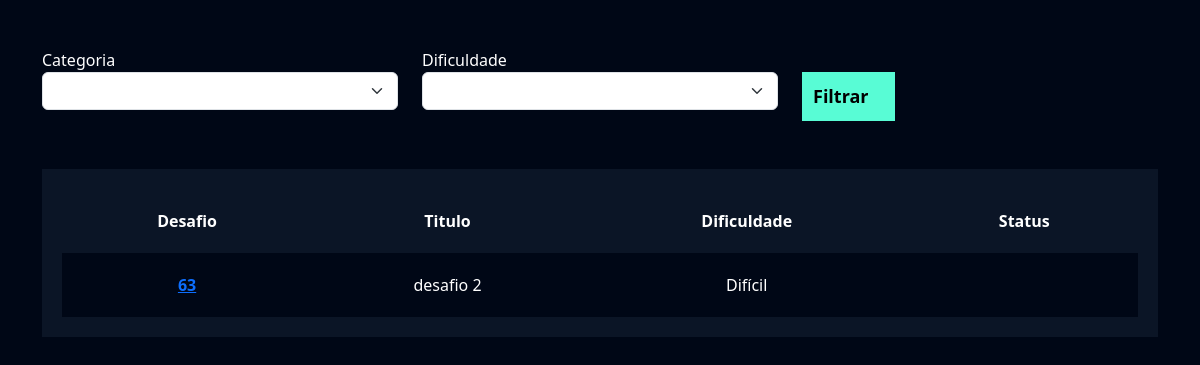
The page /flashcard/listar_desafio/ (signed in) on the database as committed earlier.
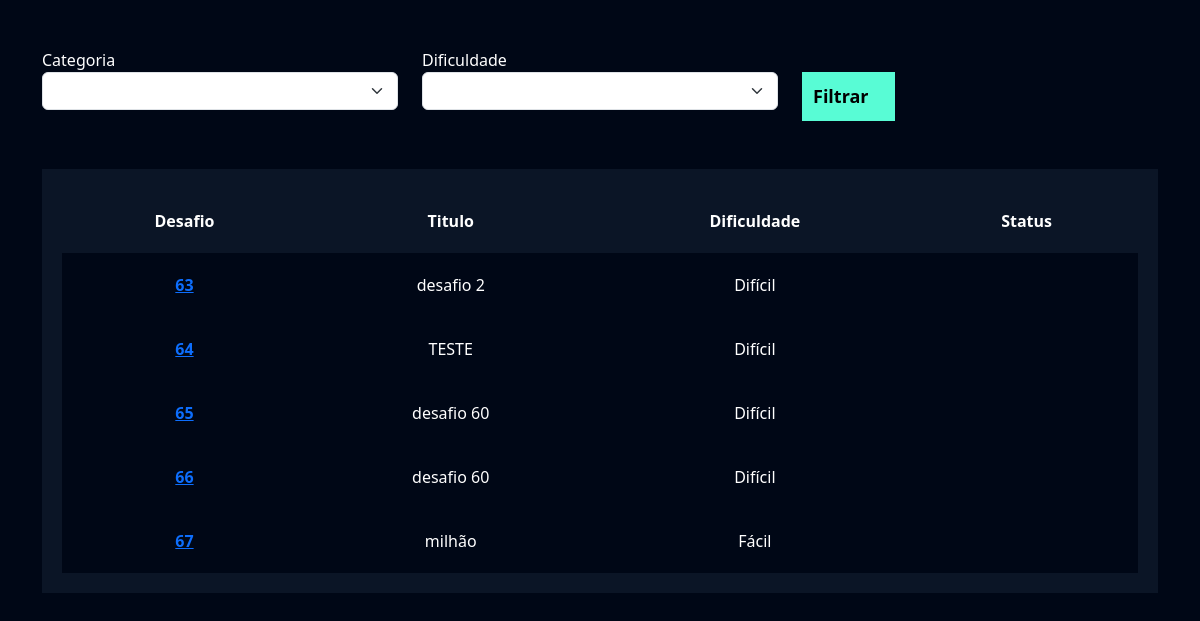
The same page on the database as committed later.
### flashcard/models.py (models this page shows, shortened)
class Desafio(models.Model):
    user = models.ForeignKey(User, on_delete=models.DO_NOTHING)
    titulo = models.CharField(max_length=100)
    categoria = models.ManyToManyField(Categoria)
    quantidade_perguntas = models.IntegerField()
    dificuldade = models.CharField(
        max_length=1, choices=Flashcard.DIFICULDADE_CHOICES)
    flashcards = models.ManyToManyField(FlashcardDesafio)

### flashcard/views.py (the view)
# urls.py: path('listar_desafio/', views.listar_desafio, name='listar_desafio'),
def listar_desafio(request):
    desafios = Desafio.objects.filter(user=request.user)
    return render(request, 'listar_desafio.html', {'desafios': desafios})

### flashcard/templates/listar_desafio.html (shortened to what this page needs)
{% extends "base.html" %}
{% load static %}
{% block 'cabecalho' %}
 <link href="{% static 'usuarios/css/cadastro.css' %}" rel="stylesheet">
 <link href="{% static 'flashcard/css/novo_flashcard.css' %}" rel="stylesheet">
 <link href="{% static 'flashcard/css/iniciar_desafio.css' %}" rel="stylesheet">
 <link href="{% static 'flashcard/css/desafio.css' %}" rel="stylesheet">
 <link href='https://unpkg.com/boxicons@2.1.4/css/boxicons.min.css' rel='stylesheet'>
{% endblock 'cabecalho' %}
{% block 'conteudo' %}
 <div class="container">
 <br>
 <br>
    <div class="row">
    <div class="col-md">
        <form action="" method="GET">
         <label for="">Categoria</label>
            <select name="categoria" class="form-select">
            </select>
    </div>
    <div class="col-md">
        <label for="">Dificuldade</label>
            <select name="dificuldade" class="form-select">
            </select>
        </div>
 <div class="col-md">
 <br>
        <input type="submit" value="Filtrar" class="btn-cadastro">
    </div>
    </div>
 <br>
 <br>
    <div class="box-listar">
        <table>
        <thead>
            <tr>
                <th scope="col">Desafio</th>
                <th scope="col">Titulo</th>
                <th scope="col">Dificuldade</th>
                <th scope="col">Status</th>
            </tr>
        </thead>
    <tbody>
        {% for desafio in desafios %}
        <tr class="linha">
            <th><a href="{% url 'desafio' desafio.id %}">{{desafio.id}}</a></th>
            <td>{{desafio.titulo}}</td>
            <td>{{desafio.get_dificuldade_display}}</td>
            <td>{{desafio.status}}</td>
        </tr>
        {% endfor %}
    </tbody>
 </table>
 </div>
 </div>
{% endblock 'conteudo' %}

Rows that differ between the two databases and show on the page:
added Desafio: id "64", titulo "TESTE", dificuldade "Difícil"
added Desafio: id "65", titulo "desafio 60", dificuldade "Difícil"
added Desafio: id "66", titulo "desafio 60", dificuldade "Difícil"
added Desafio: id "67", titulo "milhão", dificuldade "Fácil"
